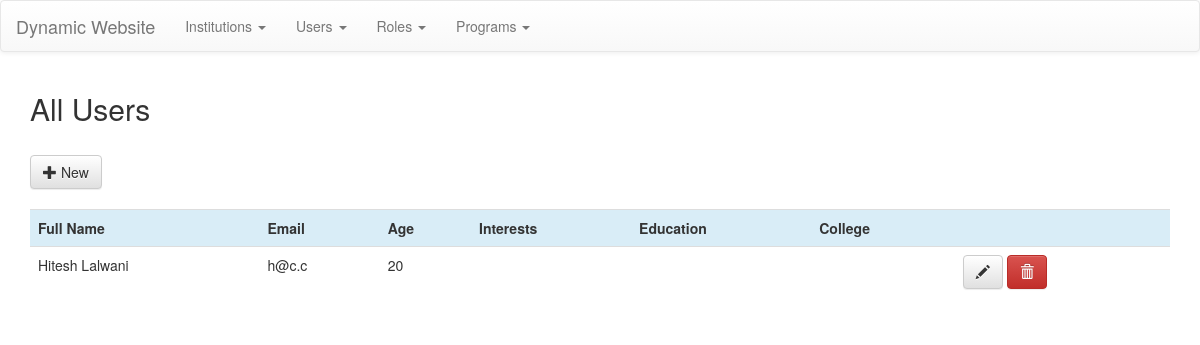
Screenshot of /index.php/users with the database file from the repository.
### tables this page shows
CREATE TABLE `users` (
  `id` int(11) NOT NULL,
  `user_full_name` varchar(255) NOT NULL,
  `user_email` varchar(255) DEFAULT NULL,
  `user_age` int(11) NOT NULL,
  `user_interests` text,
  `user_education` text,
  `user_college` varchar(255) DEFAULT NULL
);

### application/controllers/Users.php (called while the page is built, shortened)
<?php
    class Users extends CI_Controller{
        public function index(){
            $data['users'] = $this->users_model->get_users();
            $this->load->view('templates/header');
            $this->load->view('users/all',$data);
            $this->load->view('templates/footer');
        }
    }

### index.php (called while the page is built, shortened)
<?php
require_once BASEPATH.'core/CodeIgniter.php';

### application/models/Users_model.php (called while the page is built, shortened)
<?php
    class Users_model extends CI_Model{
        public function get_users(){
            $this->db->order_by('user_full_name');
            $query = $this->db->get('users');
            return $query->result();
        }
    }

### application/views/users/all.php (the view)
<div class="container">
    <h2>All Users</h2><br>
    <a class="btn btn-default" href="<?php echo base_url().'users/new_user'; ?>"><span class="glyphicon glyphicon-plus" aria-hidden="true"></span> New</a>
    <br><br>
    <div class="table-responsive">
        <table class="table">
            <tbody>
                <tr class="info">
                    <th>Full Name</th>
                    <th>Email</th>
                    <th>Age</th>
                    <th>Interests</th>
                    <th>Education</th>
                    <th>College</th>
                    <th></th>
                </tr>
                <?php foreach($users as $user): ?>
                    <tr>
                        <td><?php echo $user->user_full_name; ?></td>
                        <td><?php echo $user->user_email; ?></td>
                        <td><?php echo $user->user_age; ?></td>
                        <td><?php echo $user->user_interests; ?></td>
                        <td><?php echo $user->user_education; ?></td>
                        <td><?php echo $user->user_college; ?></td>
                        <td>
                            <a href="<?php echo base_url().'users/edit_user/'.$user->id; ?>" class="btn btn-default"><span class="glyphicon glyphicon-pencil" aria-hidden="true"></span></a>
                            <a href="<?php echo base_url().'users/delete_user/'.$user->id; ?>" class="btn btn-danger"><span class="glyphicon glyphicon-trash" aria-hidden="true"></span></a>
                        </td>
                    </tr>
                <?php endforeach; ?>
            </tbody>
        </table>
    </div>
</div>

### rows the page displays
users: user_full_name "Hitesh Lalwani", user_email "h@c.c", user_age "20"
